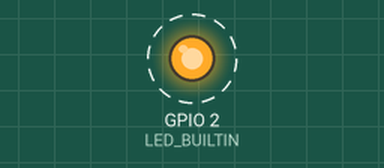
This sketch was run on a simulated ESP32. Shown: output pins drawn as LEDs (lit = HIGH). Dashed ring = blinking. At 5.0 s the program puts the board to deep sleep or switches it off; the recording ends there.

Above: at 0.5 s.
Timing chart, 0 to 4.6 s (numbered marks = the images above):
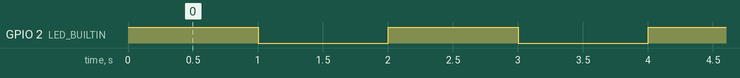

The sketch:

FireBeatle_deep_sleep.ino
```cpp
void setup() {
  pinMode(LED_BUILTIN,OUTPUT);
}

void loop() {
  // put your setup code here, to run once:

  digitalWrite(LED_BUILTIN,HIGH);
  delay(1000);
  digitalWrite(LED_BUILTIN,LOW);
  delay(1000);
  digitalWrite(LED_BUILTIN,HIGH);
  delay(1000);
  digitalWrite(LED_BUILTIN,LOW);
  delay(1000);
  digitalWrite(LED_BUILTIN,HIGH);
  delay(1000);
  digitalWrite(LED_BUILTIN,LOW);
  ESP.deepSleep(10000000);
}
```

Measured:
- by itself, GPIO 2 (LED_BUILTIN): alternates HIGH for 1.0 s and LOW for 1.0 s
